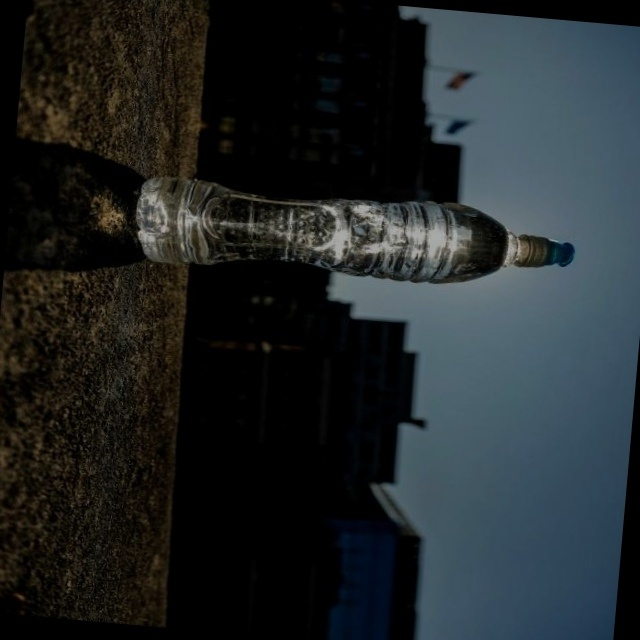
#> input picture CNN projects/Plastic Water Bottles Detection/train/images/01-waterbottlesun_20190719_0023_jpg.rf.d54d21bf4bd8f0a84b2f36dd6bc84bec_10_2958_291.jpg, 640 x 640 px; its folder holds only this picture in this run
$ python geraimagensy.py
#> lines starting #> are read from the running program, lines starting #| are printed output that depends on the picture
from random import random, randint
from PIL import Image, ImageEnhance
import imutils
import os
import shutil

import cv2

def novofact(sit):
    x = random()
    if sit == 1  and x < 0.5 :
        x = x + 0.5
    elif sit == 2 and x > 0.5:
        x = x - 0.5
    if sit == 2:
        x = 1 + x
    return(x)


def gerabrilho(fiche,cami,ni):
    global indf


    nome, ext = os.path.splitext(fiche)
    im = Image.open(fiche)
    enhancer = ImageEnhance.Brightness(im)

    factor = 1
    im_output = enhancer.enhance(factor)
    for i in range(0,ni):
        fat = novofact(1)
        im_output = enhancer.enhance(fat)
        fich = nome + "_" + str(indf) + ext
        im_output.save(fich,format="JPEG", quality=100)
        os.chdir("../labels")

        fichlab1=   nome + ".txt"
        fichlab2=   nome + "_" + str(indf) + ".txt"

        shutil.copy(fichlab1,fichlab2)
        os.chdir("../images")
        indf = indf+1

    for i in range(0,ni):
        fat = novofact(2)
        im_output1 = enhancer.enhance(fat)
        fich = nome + "_" + str(indf) + ext
        im_output.save(fich,format="JPEG", quality=100)
        os.chdir("../labels")

        fichlab1=   nome + ".txt"
        fichlab2=   nome + "_" + str(indf) + ".txt"
        shutil.copy(fichlab1,fichlab2)
        os.chdir("../images")
        indf = indf+1


def gerarotacao(fiche,cami,ni):
#> called with ni = 2
    global indf

    nome, ext = os.path.splitext(fiche)
    im = cv2.imread(fiche)
#> im is the input picture: shape (640, 640, 3); mean B, G, R 40.9, 39.1, 33.8
    for i in range(0,ni):
        vr = randint(0, 10)
        imrod = imutils.rotate(im, angle=vr)
        fich = nome + "_" + str(indf) + ext
        cv2.imwrite(fich,imrod)
        os.chdir("../labels")
        fichlab1=   nome + ".txt"
        fichlab2=   nome + "_" + str(indf) + ".txt"
        shutil.copy(fichlab1,fichlab2)
        os.chdir("../images")
        indf = indf + 1
#> this loop made 2 passes
#> pass 1, in gerarotacao, `imrod = imutils.rotate(im, angle=vr)`:
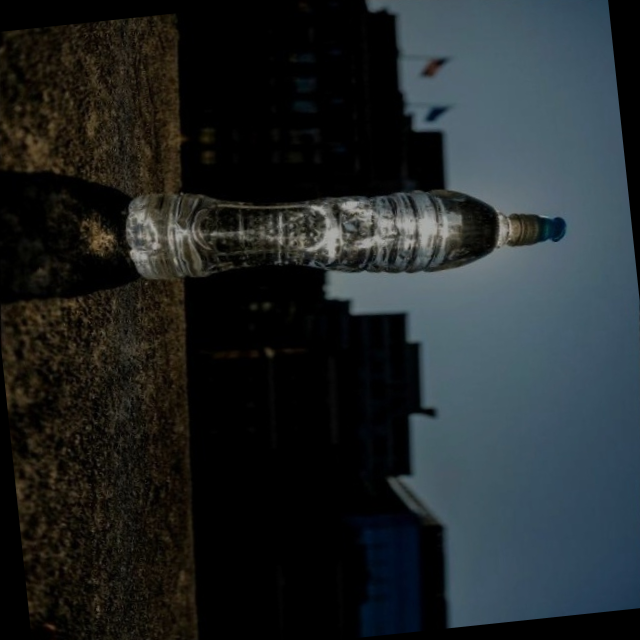
#> imrod: shape (640, 640, 3); mean B, G, R 40.5, 38.8, 33.5
#> after the loop, indf = 2

    for i in range(0, ni):
        vr = (-1)*randint(0, 10)
        imrod = imutils.rotate(im, angle=vr)
        fich = nome + "_" + str(indf) + ext
        cv2.imwrite(fich,imrod)
        os.chdir("../labels")
        fichlab1=   nome + ".txt"
        fichlab2=  nome + "_" + str(indf) + ".txt"
        shutil.copy(fichlab1,fichlab2)
        os.chdir("../images")
        indf = indf + 1
#> this loop made 2 passes
#> indf on passes 1 to 2: 3, 4
#> pass 2, in gerarotacao, `imrod = imutils.rotate(im, angle=vr)`:
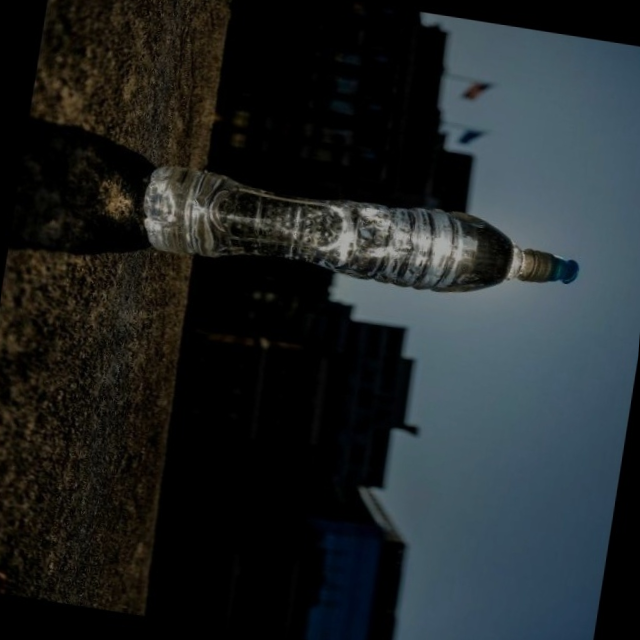
#> imrod: shape (640, 640, 3); mean B, G, R 39.5, 37.9, 32.7
#> after the loop, indf = 4

def gerar_novas(campa):
    global indf

    lpa = ["images"]
    indf = 0
    for p in lpa:
        os.chdir(campa)
        os.chdir(p)
        lf = os.listdir() #cam

        for f in lf:
            if 'jpg' in f:
                gerarotacao(f,campa,2)

        lf = os.listdir()  #cam
#> lf = 1 item
        for f in lf:
            if 'jpg' in f:
                gerabrilho(f,campa,3)
#> after the loop in gerabrilho, `for i in range(0,ni):`: indf = 7
#> the loop in gerabrilho, `for i in range(0,ni):` made 3 passes
#> pass 1, in gerabrilho, `im_output1 = enhancer.enhance(fat)`:
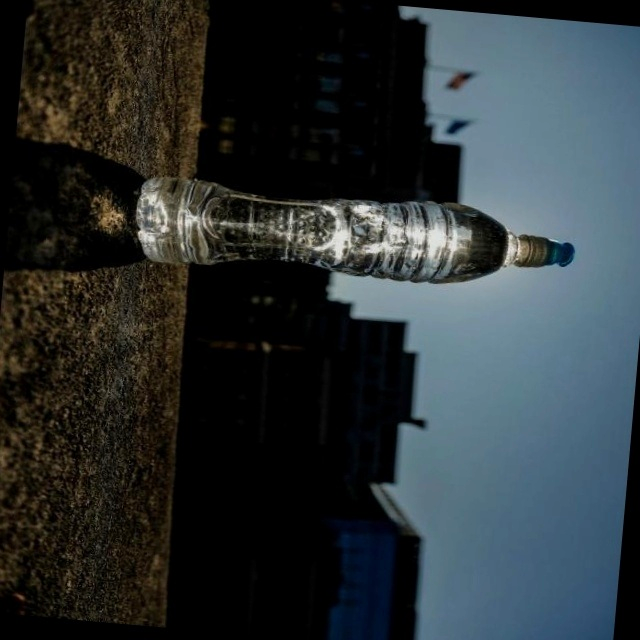
#> im_output1: PIL image 640x640 RGB; mean R, G, B 44.5, 51.6, 53.9
#> after the loop in gerabrilho, `for i in range(0,ni):`: indf = 10


#-------------------------------------------------------------------------------------------------
def muda_nome(camp):
    os. chdir(camp)
    lf = os.listdir(camp)

    for f in lf:
        nome, ext = os.path.splitext(f)
        if '-' in nome:
            pos = nome.find('-')
            nnome = nome[pos+1:len(nome)]
            os.rename(f, nnome +  ext)

gerar_novas("C:\\Users\\madal\\OneDrive\\Ambiente de Trabalho\\GitHub Computer Vision\\OpenCV Projects\\CNN projects\\Plastic Water Bottles Detection\\train")
